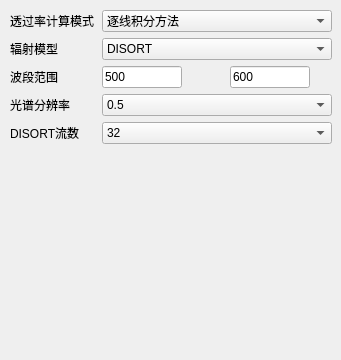
          <widget class="QWidget" name="page_sp">
           <widget class="QWidget" name="gridLayoutWidget_5">
            <property name="geometry">
             <rect>
              <x>10</x>
              <y>10</y>
              <width>322</width>
              <height>341</height>
             </rect>
            </property>
            <layout class="QGridLayout" name="gridLayout_13">
             <item row="1" column="1" colspan="2">
              <widget class="QComboBox" name="comboBox_12">
               <property name="minimumSize">
                <size>
                 <width>230</width>
                 <height>0</height>
                </size>
               </property>
               <item>
                <property name="text">
                 <string>DISORT</string>
                </property>
               </item>
               <item>
                <property name="text">
                 <string>倍加-累加法</string>
                </property>
               </item>
              </widget>
             </item>
             <item row="5" column="1" colspan="2">
              <widget class="QComboBox" name="sp_comboBox_resolution">
               <item>
                <property name="text">
                 <string>0.5</string>
                </property>
               </item>
               <item>
                <property name="text">
                 <string>0.1</string>
                </property>
               </item>
               <item>
                <property name="text">
                 <string>0.05</string>
                </property>
               </item>
               <item>
                <property name="text">
                 <string>0.01</string>
                </property>
               </item>
              </widget>
             </item>
             <item row="5" column="0">
              <widget class="QLabel" name="label_42">
               <property name="text">
                <string>光谱分辨率</string>
               </property>
              </widget>
             </item>
             <item row="2" column="2">
              <widget class="QLineEdit" name="sp_lineEdit_wavmax">
               <property name="minimumSize">
                <size>
                 <width>80</width>
                 <height>0</height>
                </size>
               </property>
               <property name="maximumSize">
                <size>
                 <width>80</width>
                 <height>16777215</height>
                </size>
               </property>
               <property name="text">
                <string>600</string>
               </property>
              </widget>
             </item>
             <item row="0" column="0">
              <widget class="QLabel" name="label_12">
               <property name="text">
                <string>透过率计算模式</string>
               </property>
              </widget>
             </item>
             <item row="2" column="0">
              <widget class="QLabel" name="label_39">
               <property name="text">
                <string>波段范围</string>
               </property>
              </widget>
             </item>
             <item row="6" column="0">
              <widget class="QLabel" name="label_41">
               <property name="text">
                <string>DISORT流数</string>
               </property>
              </widget>
             </item>
             <item row="7" column="0">
              <spacer name="verticalSpacer_17">
               <property name="orientation">
                <enum>Qt::Vertical</enum>
               </property>
               <property name="sizeHint" stdset="0">
                <size>
                 <width>20</width>
                 <height>40</height>
                </size>
               </property>
              </spacer>
             </item>
             <item row="1" column="0">
              <widget class="QLabel" name="label_40">
               <property name="text">
                <string>辐射模型</string>
               </property>
              </widget>
             </item>
             <item row="6" column="1" colspan="2">
              <widget class="QComboBox" name="sp_comboBox_streams">
               <item>
                <property name="text">
                 <string>32</string>
                </property>
               </item>
               <item>
                <property name="text">
                 <string>24</string>
                </property>
               </item>
               <item>
                <property name="text">
                 <string>12</string>
                </property>
               </item>
               <item>
                <property name="text">
                 <string>8</string>
                </property>
               </item>
              </widget>
             </item>
             <item row="0" column="1" colspan="2">
              <widget class="QComboBox" name="comboBox_3">
               <item>
                <property name="text">
                 <string>逐线积分方法</string>
                </property>
               </item>
               <item>
                <property name="text">
                 <string>带模式</string>
                </property>
               </item>
               <item>
                <property name="text">
                 <string>k-分布法</string>
                </property>
               </item>
              </widget>
             </item>
             <item row="2" column="1">
              <widget class="QLineEdit" name="sp_lineEdit_wavmin">
               <property name="minimumSize">
                <size>
                 <width>80</width>
                 <height>0</height>
                </size>
               </property>
               <property name="maximumSize">
                <size>
                 <width>80</width>
                 <height>16777215</height>
                </size>
               </property>
               <property name="text">
                <string>500</string>
               </property>
              </widget>
             </item>
            </layout>
           </widget>
          </widget>
